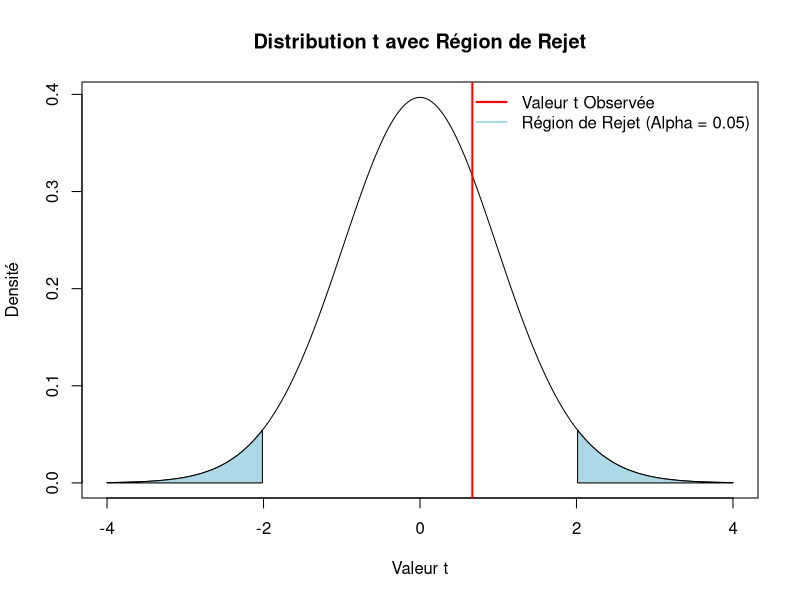
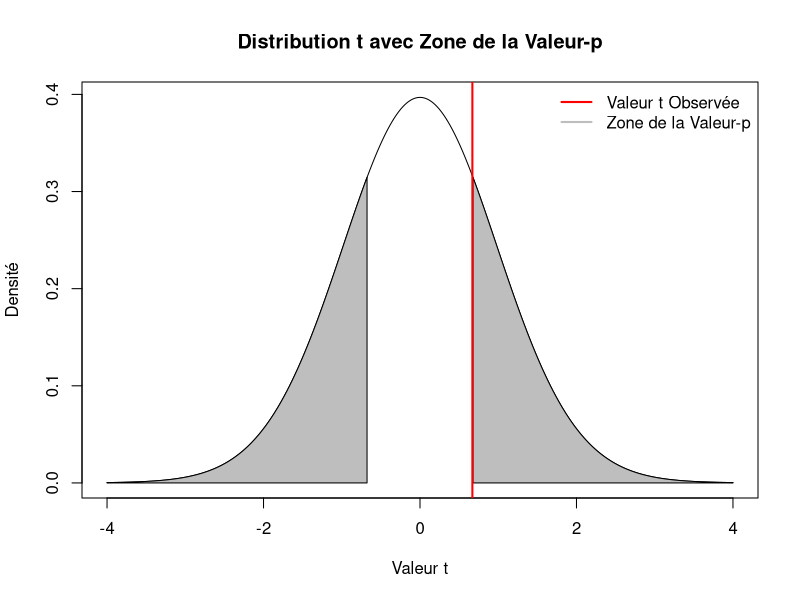
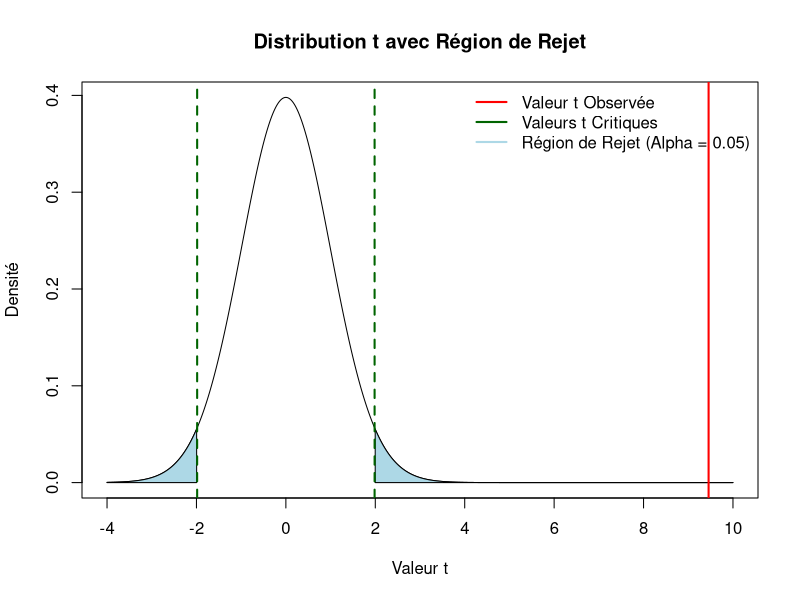

Recreate these plots in R, in order.
## ---- chunk 1
options(tinytex.verbose = TRUE)
## ---- chunk 2
cat(names(iris))
## ---- chunk 3
summary(iris$Species)
## ---- chunk 4
calculate_ci <- function(data, level = 0.95) {
  n <- length(data)
  mean <- mean(data)
  stderr <- sd(data)/sqrt(n)
  error_margin <- qt(level/2 + 0.5, df = n-1)*stderr
  lower_ci <- round(mean - error_margin, 3)
  upper_ci <- round(mean + error_margin, 3)
  return(c(lower_ci, upper_ci))
}
## ---- chunk 5
iris_short <- iris # simplifier les noms
names(iris_short) <- c("SL", "SW", "PL", "PW", "Species")
## ---- chunk 6
ci_results <- by(iris_short[, 1:4], 
                 iris_short$Species, 
                 function(subdata) {
  apply(subdata, 2, calculate_ci)
})
## ---- chunk 7
ci_results
## ---- chunk 8
virginica <- subset(iris, Species == "virginica")
t.test(virginica$Petal.Width, mu = 2.0)
## ---- chunk 9
# Réalisation du test t
resultat_test <- t.test(virginica$Petal.Width, mu = 2.0)

# Extraction de la valeur t et des degrés de liberté
valeur_t <- resultat_test$statistic
df <- resultat_test$parameter

# Valeurs t critiques pour un test à deux queues
alpha <- 0.05
t_critique_inf <- qt(alpha / 2, df)    # Valeur critique inférieure
t_critique_sup <- qt(1 - alpha / 2, df) # Valeur critique supérieure

# Séquence de valeurs t pour le tracé
valeurs_t <- seq(-4, 4, length.out = 1000)

# Densité de la distribution t
densite_tdist <- dt(valeurs_t, df)

# Création du graphique
plot(valeurs_t, densite_tdist, type = "l", xlab = "Valeur t", ylab = "Densité", 
     main = "Distribution t avec Région de Rejet")

# Ombrage de la zone de rejection
queue_inf <- valeurs_t < t_critique_inf
queue_sup <- valeurs_t > t_critique_sup
polygon(c(valeurs_t[queue_inf], rev(valeurs_t[queue_inf])), c(densite_tdist[queue_inf], rep(0, sum(queue_inf))), col = "lightblue")
polygon(c(valeurs_t[queue_sup], rev(valeurs_t[queue_sup])), c(densite_tdist[queue_sup], rep(0, sum(queue_sup))), col = "lightblue")

# Ajout d'une ligne pour la valeur t observée
abline(v = valeur_t, col = "red", lwd = 2)

# Annotations
legend("topright", legend = c("Valeur t Observée", "Région de Rejet (Alpha = 0.05)"),
       col = c("red", "lightblue"), lwd = 2, bty = "n")
## ---- chunk 10
# Réalisation du test t
resultat_test <- t.test(virginica$Petal.Width, mu = 2.0)

# Extraction de la valeur t et des degrés de liberté
valeur_t <- resultat_test$statistic
df <- resultat_test$parameter
p_value <- resultat_test$p.value

# Séquence de valeurs t pour le tracé
valeurs_t <- seq(-4, 4, length.out = 1000)

# Densité de la distribution t
densite_tdist <- dt(valeurs_t, df)

# Création du graphique
plot(valeurs_t, densite_tdist, type = "l", xlab = "Valeur t", ylab = "Densité", 
     main = "Distribution t avec Zone de la Valeur-p")

# Ombrage de la zone de la valeur-p
# Calcul des valeurs t critiques correspondant à la valeur-p
t_critique_inf <- qt(p_value / 2, df, lower.tail = TRUE)
t_critique_sup <- qt(p_value / 2, df, lower.tail = FALSE)

# Ombrage des zones correspondant à la valeur-p
queue_inf <- valeurs_t < t_critique_inf
queue_sup <- valeurs_t > t_critique_sup
polygon(c(valeurs_t[queue_inf], rev(valeurs_t[queue_inf])), c(densite_tdist[queue_inf], rep(0, sum(queue_inf))), col = "grey")
polygon(c(valeurs_t[queue_sup], rev(valeurs_t[queue_sup])), c(densite_tdist[queue_sup], rep(0, sum(queue_sup))), col = "grey")

# Ajout d'une ligne pour la valeur t observée
abline(v = valeur_t, col = "red", lwd = 2)

# Annotations
legend("topright", legend = c("Valeur t Observée", "Zone de la Valeur-p"),
       col = c("red", "grey"), lwd = 2, bty = "n")
## ---- chunk 11
setosa <- subset(iris, Species == "setosa")
versicolor <- subset(iris, Species == "versicolor")
var.test(setosa$Sepal.Width, versicolor$Sepal.Width)
## ---- chunk 12
shapiro.test(setosa$Sepal.Width)
shapiro.test(versicolor$Sepal.Width)
## ---- chunk 13
t.test(setosa$Sepal.Width, versicolor$Sepal.Width,
       var.equal = TRUE)
## ---- chunk 14
# Réalisation du test t entre Setosa et Versicolor
resultat_test <- t.test(setosa$Sepal.Width, versicolor$Sepal.Width,
                        var.equal = TRUE)

# Extraction de la statistique t observée et des degrés de liberté
valeur_t_obs <- resultat_test$statistic
df <- resultat_test$parameter

# Valeurs t critiques pour un test à deux queues
alpha <- 0.05
t_critique_inf <- -qt(1 - alpha / 2, df)
t_critique_sup <- qt(1 - alpha / 2, df)

# Séquence de valeurs t pour le tracé, étendue de -4 à 10
valeurs_t <- seq(-4, 10, length.out = 1000)

# Densité de la distribution t
densite_tdist <- dt(valeurs_t, df)

# Création du graphique
plot(valeurs_t, densite_tdist, type = "l", xlim = c(-4, 10), xlab = "Valeur t", ylab = "Densité", 
     main = "Distribution t avec Région de Rejet")

# Ombrage de la région de rejet
zone_rejet_inf <- valeurs_t < t_critique_inf
zone_rejet_sup <- valeurs_t > t_critique_sup
polygon(c(valeurs_t[zone_rejet_inf], rev(valeurs_t[zone_rejet_inf])), c(densite_tdist[zone_rejet_inf], rep(0, sum(zone_rejet_inf))), col = "lightblue")
polygon(c(valeurs_t[zone_rejet_sup], rev(valeurs_t[zone_rejet_sup])), c(densite_tdist[zone_rejet_sup], rep(0, sum(zone_rejet_sup))), col = "lightblue")

# Ajout de lignes pour la valeur t observée et les valeurs t critiques
abline(v = valeur_t_obs, col = "red", lwd = 2)
abline(v = t_critique_inf, col = "darkgreen", lwd = 2, lty = 2)
abline(v = t_critique_sup, col = "darkgreen", lwd = 2, lty = 2)

# Annotations
legend("topright", legend = c("Valeur t Observée", "Valeurs t Critiques", "Région de Rejet (Alpha = 0.05)"),
       col = c("red", "darkgreen", "lightblue"), lwd = 2, bty = "n")
## ---- chunk 15
t.test(setosa$Sepal.Length, setosa$Petal.Length,
       paired = TRUE, var.equal = TRUE)
## ---- chunk 16
virginica_petal_width <- iris$Petal.Width[iris$Species == "virginica"]
ci_virginica_petal_width <- calculate_ci(virginica_petal_width)
cat(sprintf("IC de Iris Virginica Petal Width = (%.2f, %.2f)", 
            ci_virginica_petal_width[1], ci_virginica_petal_width[2]))
## ---- chunk 17
setosa_sepal_width <- iris$Sepal.Width[iris$Species == "setosa"]
ci_setosa_sepal_width <- calculate_ci(setosa_sepal_width)
cat(sprintf("IC de Iris Setosa Sepal Width = (%.2f, %.2f)\n", 
            ci_setosa_sepal_width[1], ci_setosa_sepal_width[2]))

versicolor_sepal_width <- iris$Sepal.Width[iris$Species == "versicolor"]
ci_versicolor_sepal_width <- calculate_ci(versicolor_sepal_width)
cat(sprintf("IC de Iris Versicolor Sepal Width = (%.2f, %.2f)", 
            ci_versicolor_sepal_width[1], ci_versicolor_sepal_width[2]))
## ---- chunk 18
setosa_sepal_length <- iris$Sepal.Length[iris$Species == "setosa"]
ci_setosa_sepal_length <- calculate_ci(setosa_sepal_length)
cat(sprintf("IC de Iris Setosa Sepal Length = (%.2f, %.2f)\n", 
            ci_setosa_sepal_length[1], ci_setosa_sepal_length[2]))

setosa_petal_length <- iris$Petal.Length[iris$Species == "setosa"]
ci_setosa_petal_length <- calculate_ci(setosa_petal_length)
cat(sprintf("IC de Iris Setosa Petal Length = (%.2f, %.2f)", 
            ci_setosa_petal_length[1], ci_setosa_petal_length[2]))
## ---- chunk 19
setosa_differences <- iris$Sepal.Length[iris$Species == "setosa"] - iris$Petal.Length[iris$Species == "setosa"]
ci_setosa_differences <- calculate_ci(setosa_differences)
cat(sprintf("IC de la différence = (%.2f, %.2f)", 
            ci_setosa_differences[1], ci_setosa_differences[2]))
